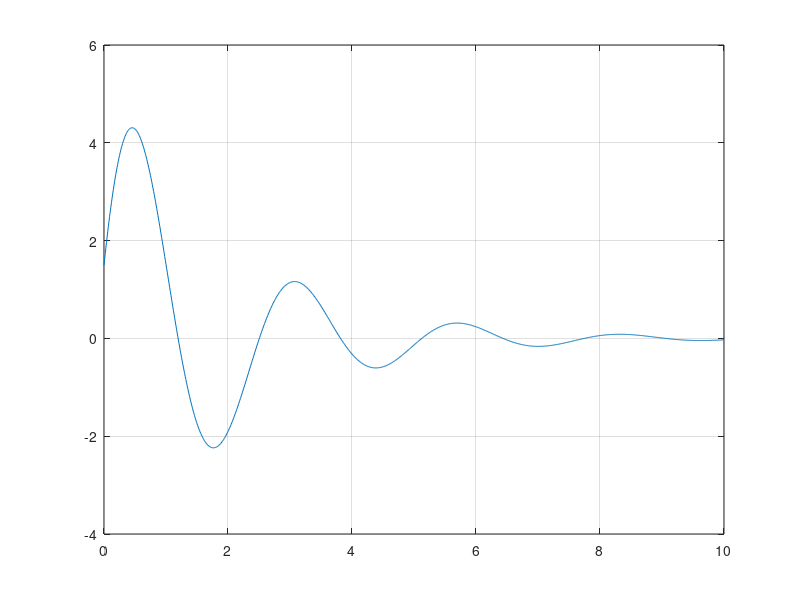

This figure's MATLAB source:
% Lab_Laplace_Sub_Q4, and Tutorial 4B, Q4B
% RLC circuit
% Author: Chng Eng Siong
% date: Aug 2022
%
close all 
clear all;

% See Tutorial Q4B, Q4A
%R = 5;   % check the value of R = 5, its in the tutorial
R = 1;   % check the value of R = 1, its in the lab

L = 1;
C = (1/6);

i_0 = 2;
y_0 = 1.5;
d_y_0 = i_0/C;

B = [y_0 (R/L)*y_0+d_y_0] 
A = [1 R/L (1/(L*C))];
% Using R = 5
%Y(s) = (1.5s+13.5)/(s^2+s+6)

[r,p,k] = residue(B,A)
% from the above, we can form y equation below
t=0:0.01:10;
y = r(1)*exp(p(1).*t)+r(2)*exp(p(2).*t);
figure;
plot(t,y); grid on;


